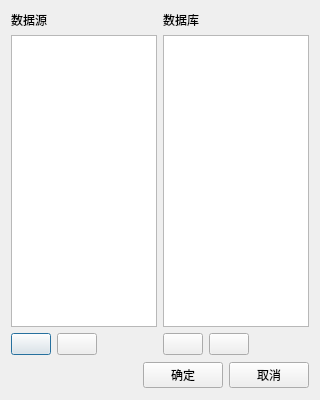
<?xml version="1.0" encoding="UTF-8"?>
<ui version="4.0">
 <class>RuntimeSourceDialog</class>
 <widget class="QDialog" name="RuntimeSourceDialog">
  <property name="geometry">
   <rect>
    <x>0</x>
    <y>0</y>
    <width>320</width>
    <height>400</height>
   </rect>
  </property>
  <property name="sizePolicy">
   <sizepolicy hsizetype="Expanding" vsizetype="Expanding">
    <horstretch>0</horstretch>
    <verstretch>0</verstretch>
   </sizepolicy>
  </property>
  <property name="minimumSize">
   <size>
    <width>0</width>
    <height>0</height>
   </size>
  </property>
  <property name="maximumSize">
   <size>
    <width>5000</width>
    <height>4000</height>
   </size>
  </property>
  <property name="windowTitle">
   <string>数据源配置</string>
  </property>
  <layout class="QGridLayout" name="gridLayout">
   <item row="0" column="0">
    <widget class="QLabel" name="label">
     <property name="text">
      <string>数据源</string>
     </property>
    </widget>
   </item>
   <item row="0" column="1">
    <widget class="QLabel" name="label_2">
     <property name="text">
      <string>数据库</string>
     </property>
    </widget>
   </item>
   <item row="1" column="0">
    <widget class="QListWidget" name="listWidgetDS"/>
   </item>
   <item row="1" column="1">
    <widget class="QListWidget" name="listWidgetDB"/>
   </item>
   <item row="2" column="0">
    <layout class="QHBoxLayout" name="horizontalLayout_3">
     <item>
      <widget class="QPushButton" name="btn_DSAdd">
       <property name="toolTip">
        <string>Add</string>
       </property>
       <property name="text">
        <string/>
       </property>
       <property name="icon">
        <iconset resource="DBQueryUI.qrc">
         <normaloff>:/res/add.png</normaloff>:/res/add.png</iconset>
       </property>
       <property name="iconSize">
        <size>
         <width>16</width>
         <height>16</height>
        </size>
       </property>
      </widget>
     </item>
     <item>
      <widget class="QPushButton" name="btn_DSRemove">
       <property name="toolTip">
        <string>Remove</string>
       </property>
       <property name="text">
        <string/>
       </property>
       <property name="icon">
        <iconset resource="DBQueryUI.qrc">
         <normaloff>:/res/delete.png</normaloff>:/res/delete.png</iconset>
       </property>
       <property name="iconSize">
        <size>
         <width>16</width>
         <height>16</height>
        </size>
       </property>
      </widget>
     </item>
     <item>
      <spacer name="horizontalSpacer_2">
       <property name="orientation">
        <enum>Qt::Horizontal</enum>
       </property>
       <property name="sizeHint" stdset="0">
        <size>
         <width>40</width>
         <height>20</height>
        </size>
       </property>
      </spacer>
     </item>
    </layout>
   </item>
   <item row="2" column="1">
    <layout class="QHBoxLayout" name="horizontalLayout_5">
     <item>
      <layout class="QHBoxLayout" name="horizontalLayout_4">
       <item>
        <widget class="QPushButton" name="btn_DBAdd">
         <property name="toolTip">
          <string>Add</string>
         </property>
         <property name="text">
          <string/>
         </property>
         <property name="icon">
          <iconset resource="DBQueryUI.qrc">
           <normaloff>:/res/add.png</normaloff>:/res/add.png</iconset>
         </property>
         <property name="iconSize">
          <size>
           <width>16</width>
           <height>16</height>
          </size>
         </property>
        </widget>
       </item>
       <item>
        <widget class="QPushButton" name="btn_DBRemove">
         <property name="toolTip">
          <string>Remove</string>
         </property>
         <property name="text">
          <string/>
         </property>
         <property name="icon">
          <iconset resource="DBQueryUI.qrc">
           <normaloff>:/res/delete.png</normaloff>:/res/delete.png</iconset>
         </property>
         <property name="iconSize">
          <size>
           <width>16</width>
           <height>16</height>
          </size>
         </property>
        </widget>
       </item>
      </layout>
     </item>
     <item>
      <spacer name="horizontalSpacer_3">
       <property name="orientation">
        <enum>Qt::Horizontal</enum>
       </property>
       <property name="sizeHint" stdset="0">
        <size>
         <width>40</width>
         <height>20</height>
        </size>
       </property>
      </spacer>
     </item>
    </layout>
   </item>
   <item row="3" column="0" colspan="2">
    <layout class="QHBoxLayout" name="horizontalLayout_2">
     <item>
      <spacer name="horizontalSpacer">
       <property name="orientation">
        <enum>Qt::Horizontal</enum>
       </property>
       <property name="sizeHint" stdset="0">
        <size>
         <width>40</width>
         <height>28</height>
        </size>
       </property>
      </spacer>
     </item>
     <item>
      <widget class="QPushButton" name="pbt_Confirm">
       <property name="text">
        <string>确定</string>
       </property>
      </widget>
     </item>
     <item>
      <widget class="QPushButton" name="pbt_Cancel">
       <property name="text">
        <string>取消</string>
       </property>
      </widget>
     </item>
    </layout>
   </item>
  </layout>
 </widget>
 <resources>
  <include location="DBQueryUI.qrc"/>
 </resources>
 <connections/>
</ui>
